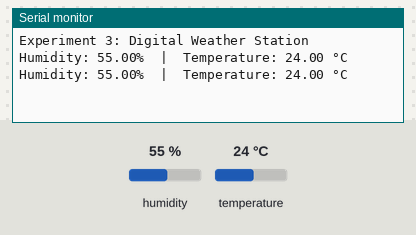
Simulated run of this sketch. Board: ESP8266 (NodeMCU). Parts: the last lines printed to the serial monitor. The test bench sets the inputs (shaded band); at power-on: humidity 55 %, temperature 24 °C.

Above: at 4.8 s.
4.9 s: humidity set to 22 %
At 7.1 s:
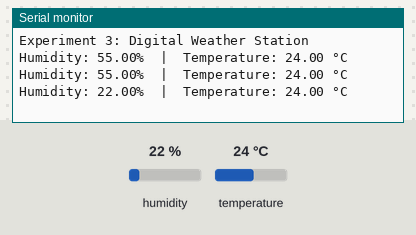
7.9 s: temperature set to 12 °C
At 9.4 s:
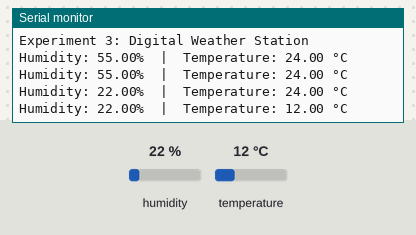
10.9 s: humidity set to 40 %
At 13.0 s:
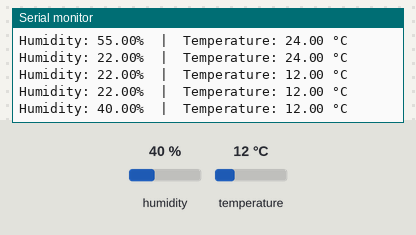
Timing chart, 0 to 14.5 s (numbered marks = the images above; inputs shaded):
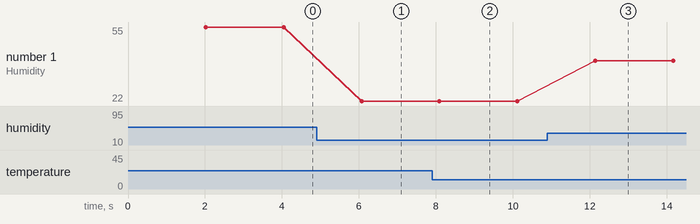

The sketch:

Weather_Station.ino
```cpp
// Required Libraries for the DHT11 Sensor
#include <Adafruit_Sensor.h>
#include <DHT.h>

// Define the pin the DHT11 data pin is connected to (D4 on NodeMCU)
#define DHTPIN D4

// Define the type of DHT sensor we are using (DHT11)
#define DHTTYPE DHT11

// Initialize the DHT sensor object
DHT dht(DHTPIN, DHTTYPE);

void setup() {
  // Start serial communication to display readings on the computer
  Serial.begin(9600);
  Serial.println("Experiment 3: Digital Weather Station");

  // Initialize the DHT sensor
  dht.begin();
}

void loop() {
  // Wait a couple of seconds between measurements.
  delay(2000);

  // Read Humidity from the sensor
  float h = dht.readHumidity();
  // Read temperature in Celsius from the sensor
  float t = dht.readTemperature();

  // Check if any readings failed and exit early to try again.
  if (isnan(h) || isnan(t)) {
    Serial.println("Failed to read from DHT sensor!");
    return;
  }

  // Print the results to the Serial Monitor
  Serial.print("Humidity: ");
  Serial.print(h);
  Serial.print("%  |  ");
  Serial.print("Temperature: ");
  Serial.print(t);
  Serial.println(" °C");
}
```

Measured:
- after the input at 4.9 s, the serial monitor: prints a new line after 1.2 s (image 1)
- after the input at 7.9 s, the serial monitor: prints a new line after 0.19 s (image 2)
- after the input at 10.9 s, the serial monitor: prints a new line after 1.2 s (image 3)
- plotted number 1: 55 → 22 after the input at 4.9 s, 22 → 40 after the input at 10.9 s
